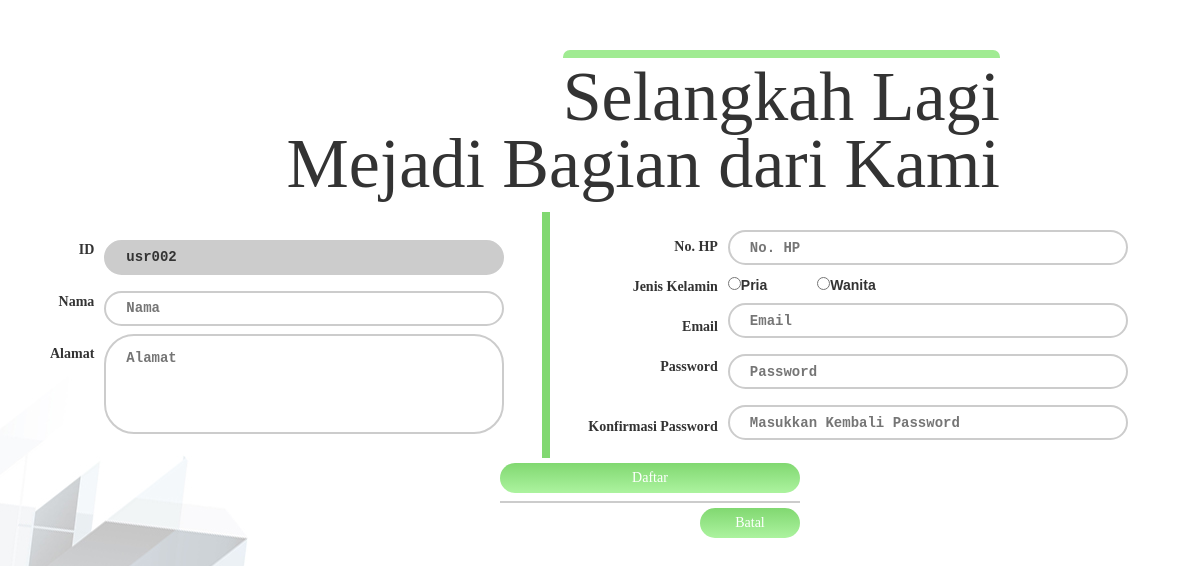
/registrasi.php, run on an earlier commit of the app's database.
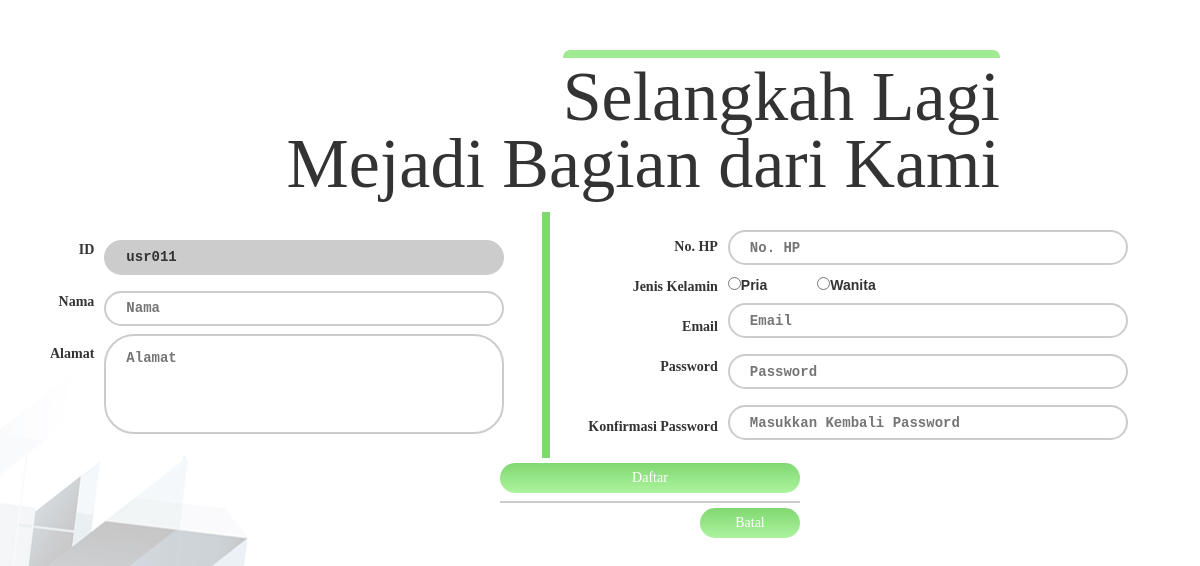
And on a later commit of the database.
### tables this page shows
CREATE TABLE IF NOT EXISTS `anggota` (
  `id_anggota` varchar(10) NOT NULL,
  `nama` varchar(50) DEFAULT NULL,
  `no_hp` varchar(13) DEFAULT NULL,
  `gender` enum('Pria','Wanita') DEFAULT NULL,
  `alamat` text,
  `email` varchar(26) DEFAULT NULL,
  `password` varchar(25) DEFAULT NULL,
  PRIMARY KEY (`id_anggota`)
);

### registrasi.php (the view, shortened to what this page needs)
<!DOCTYPE html>
<html>
<head>
	<link rel="stylesheet" href="assets/css/style.css" type="text/css">
	<link rel="stylesheet" href="assets/css/bootstrap.css">
</head>
<body>
	<h1 id="headingLogin1">Selangkah Lagi</h1>
	<h1 id="headingLogin2">Mejadi Bagian dari Kami</h1>
	<form action="controller/listController.php" method="post">
		<table class="form">
			<tr>
				<th class="spanReg">
					ID
					<br><br>
					Nama
					<br><br>
					Alamat
				</th>
				<th class="form1">
					<?php
					$link = mysqli_connect("localhost", "root", "", "koperasi");
					$sqlEd = mysqli_query($link,"select id_anggota from anggota order by id_anggota desc limit 1;");
					$dataID = mysqli_fetch_array($sqlEd, MYSQLI_ASSOC);
					$splitID = $dataID['id_anggota'];
					$trimmed= trim($splitID,"usr");
					$summed = $trimmed + 1;
					$length = strlen($summed);
					if ($length == 1) {
						echo "<input style=\"background-color:#ccc\" class=\"idss\" type=\"text\" placeholder=\"ID\" name=\"id_anggota\" value=\"usr00$summed\" readonly=\"true\" required>";
					}
					elseif ($length == 2) {
						echo "<input style=\"background-color:#ccc\" class=\"idss\" type=\"text\" placeholder=\"ID\" name=\"id_anggota\" value=\"usr0$summed\" readonly=\"true\" required>";
					}
					elseif ($length == 3) {
						echo "<input style=\"background-color:#ccc\" style=\"background-color=#ccc\" class=\"idss\" type=\"text\" placeholder=\"ID\" name=\"id_anggota\" value=\"usr$summed\" readonly=\"true\" required>";
					}
				?>
				    <br>
				    <input type="text" placeholder="Nama" name="nama" required>
				    <br>
				    <textarea style="font-family: monospace;" name="alamat" placeholder="Alamat" required=""></textarea>
				</th>
				<th class="spanReg2">
					No. HP
					<br></br>
					Jenis Kelamin
					<br><br>
					Email
					<br><br>
					Password
					<br><br><br>
					Konfirmasi Password
				</th>
				<th class="form2">
					<input type="text" placeholder="No. HP" name="no_hp" required>
				    <br>
				    <input type="radio" name="gender" value="Pria" selected>Pria</input><span style="padding-left: 50px"><input type="radio" value="Wanita" name="gender">Wanita</input></span>
				    <br>
				    <input type="text" placeholder="Email" name="email" required>
				    <br>
				    <input type="password" placeholder="Password" name="password" required>
				    <br>
				    <input type="password" placeholder="Masukkan Kembali Password" name="psw" required>
				    <br>
				</th>
			</tr>
		</table>
		<div class="divBtnDaftar">
				    	<button id="btnDaftar" type="submit" name="Daftar" value="Daftar">Daftar</button><br>
				    </div>
	</form>
	<a href="login.html"><button id="btnBatalDaftar" type="submit">Batal</button></a>
</body>
</html>

What changed in the data, as far as the page shows it:
no longer on this page (row edited): anggota: id_anggota "usr002"
added anggota: id_anggota "usr011"
